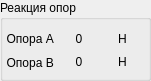
   <widget class="QGroupBox" name="group_reaction_">
    <property name="geometry">
     <rect>
      <x>310</x>
      <y>260</y>
      <width>151</width>
      <height>81</height>
     </rect>
    </property>
    <property name="title">
     <string>Реакция опор</string>
    </property>
    <widget class="QWidget" name="layoutWidget_2">
     <property name="geometry">
      <rect>
       <x>0</x>
       <y>30</y>
       <width>141</width>
       <height>41</height>
      </rect>
     </property>
     <layout class="QGridLayout" name="gridLayout">
      <item row="0" column="0">
       <widget class="QLabel" name="label_6">
        <property name="text">
         <string>  Опора А</string>
        </property>
       </widget>
      </item>
      <item row="0" column="1">
       <widget class="QLabel" name="prop_bean_A_">
        <property name="text">
         <string>&lt;html&gt;&lt;head/&gt;&lt;body&gt;&lt;p align=&quot;center&quot;&gt;0&lt;/p&gt;&lt;/body&gt;&lt;/html&gt;</string>
        </property>
       </widget>
      </item>
      <item row="0" column="2">
       <widget class="QLabel" name="label_14">
        <property name="text">
         <string>&lt;html&gt;&lt;head/&gt;&lt;body&gt;&lt;p align=&quot;center&quot;&gt;Н&lt;/p&gt;&lt;/body&gt;&lt;/html&gt;</string>
        </property>
       </widget>
      </item>
      <item row="1" column="0">
       <widget class="QLabel" name="label_8">
        <property name="text">
         <string>  Опора В</string>
        </property>
       </widget>
      </item>
      <item row="1" column="1">
       <widget class="QLabel" name="prop_bean_B_">
        <property name="text">
         <string>&lt;html&gt;&lt;head/&gt;&lt;body&gt;&lt;p align=&quot;center&quot;&gt;0&lt;/p&gt;&lt;/body&gt;&lt;/html&gt;</string>
        </property>
       </widget>
      </item>
      <item row="1" column="2">
       <widget class="QLabel" name="label_15">
        <property name="text">
         <string>&lt;html&gt;&lt;head/&gt;&lt;body&gt;&lt;p align=&quot;center&quot;&gt;Н&lt;/p&gt;&lt;/body&gt;&lt;/html&gt;</string>
        </property>
       </widget>
      </item>
     </layout>
    </widget>
   </widget>
